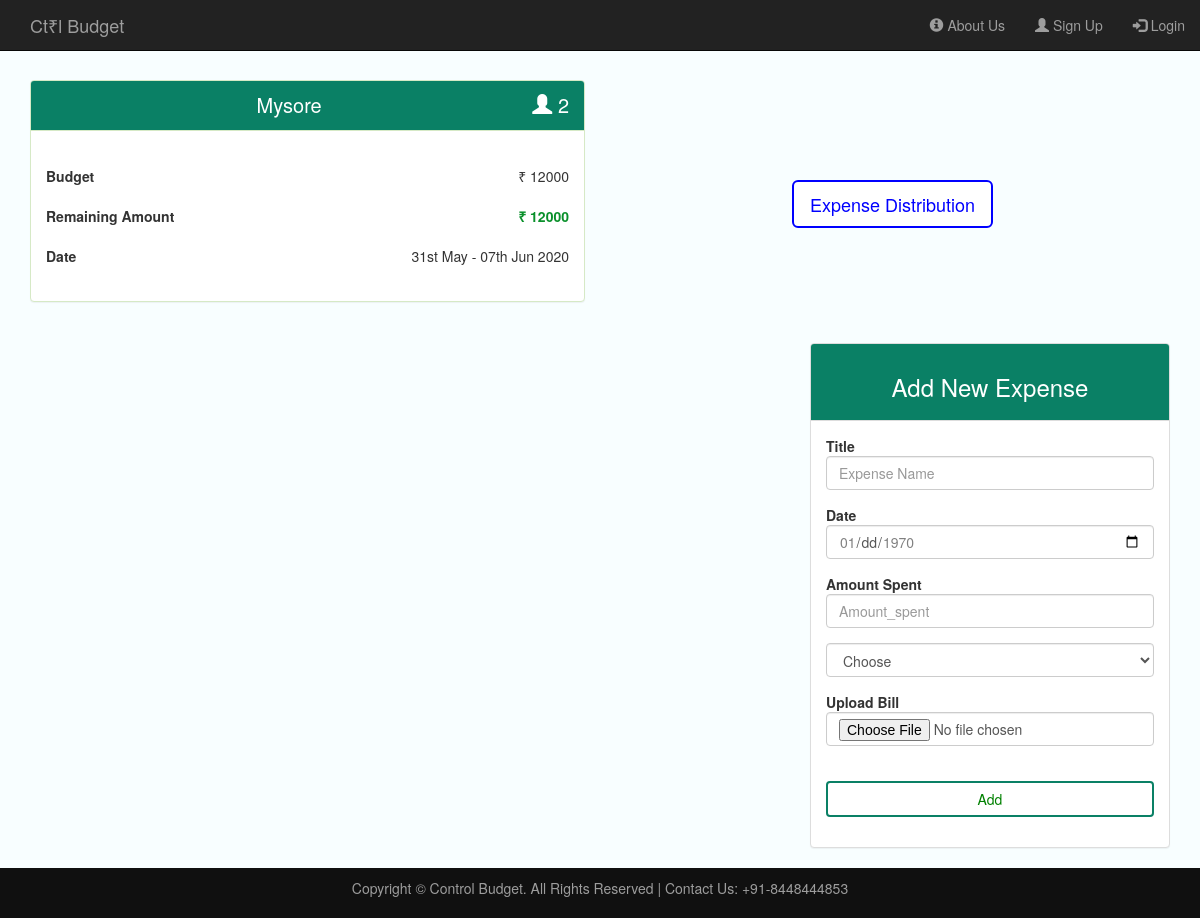
The page /view_plan.php?id=1 on the database its author committed.
### tables this page shows
CREATE TABLE IF NOT EXISTS `plan` (
  `id` int(11) NOT NULL AUTO_INCREMENT,
  `title_trip` varchar(255) DEFAULT NULL,
  `_from` date DEFAULT NULL,
  `_to` date DEFAULT NULL,
  `ibudget` int(11) DEFAULT NULL,
  `no_of_people` int(11) DEFAULT NULL,
  `name_of_person` longtext,
  `user_id` int(11) DEFAULT NULL,
  PRIMARY KEY (`id`)
);

### view_plan.php (the view, shortened to what this page needs)
<?php
require 'common.php';
?>
<!DOCTYPE html>
<html>
    <head>
        <link rel="stylesheet" href="https://maxcdn.bootstrapcdn.com/bootstrap/3.3.7/css/bootstrap.min.css" >
        <link rel="stylesheet" href="style.css" type="text/css">
    </head>
    <body>
        <?php
        include 'header.php';
        ?>
        <div class="bg">
            <div class="container">
                <br>
                <br>
                <br>
                <br>
                <div class="row">
                    <div class="col-xs-12 col-md-6">
                        <?php
                        $user_id = $_SESSION['user_id'];
                        $ids = mysqli_real_escape_string($con, $_GET['id']);
                        $idpass = mysqli_real_escape_string($con, $_GET['idp']);
                        $select_query = "SELECT * FROM plan WHERE plan.id='$ids'";
                        $select_query_result = mysqli_query($con, $select_query)or die(mysqli_error($con));
                        $row = mysqli_fetch_array($select_query_result);
                        $remaining_amount = 0;
                        ?>
                        <div class="panel panel-success">
                            <div class="panel-heading">
                                <center>
                                    <?php
                                    $nam = $row['title_trip'];
                                    echo $nam;
                                    ?>
                                    <div class="right">
                                        <span class="glyphicon glyphicon-user"></span><?php echo" " . $row['no_of_people']; ?>
                                    </div>
                                </center>
                            </div>
                            <div class="panel-body">
                                <br>
                                <b> Budget  </b>
                                <div class="right">
                                    &#8377  <?php echo $row['ibudget']; ?>
                                </div>
                                <br>
                                <br>
                                <b> Remaining Amount  </b>
                                <div class="right">
                                    <?php
                                    $remaining_amount1 = $row['ibudget'] - $remaining_amount;
                                    if ($remaining_amount1 > 0) {
                                        ?>
                                        <b class="g">  &#8377 <?php echo $remaining_amount1; ?></b>
                                        <?php
                                    } else if ($remaining_amount1 < 0) {
                                        ?>
                                        <b class="r"> Overspent by &#8377 <?php echo $remaining_amount1; ?></b>
                                        <?php
                                    } else {
                                        ?>
                                        <b class="b"> &#8377 <?php echo $remaining_amount1; ?></b>
                                        <?php
                                    }
                                    ?>
                                </div>
                                <br>
                                <br>
                                <b>Date</b>
                                <div class="right">
                                    <?php echo date('dS M', strtotime($row['_from'])) . " - " . date('dS M Y', strtotime($row['_to'])); ?>
                                    <br>
                                    <br>
                                </div>
                            </div>
                        </div>
                    </div>
                    <div class="col-xs-12 col-md-6">
                        <br>
                        <br>
                        <br>
                        <br>
                        <br>
                        <center>
                            <form method="POST" action="expense_distribution.php?idp=<?php echo $idpass ?>">
                                <div class="form-group">
                                    <button type="submit" name="submit" class="button2 btn-lg">Expense Distribution</button>
                                </div>
                            </form>
                            <br>
                            <br>
                            <br>
                            <br>
                            <br>
                        </center>
                    </div>
                    <br>
                    <div class="col-xs-12 col-md-8">
                    </div>
                    <div class="col-xs-12 col-md-4">
                        <div class="panel panel-default">
                            <div class="panel-heading">
                                <center>
                                    <h3> Add New Expense</h3>
                                </center>
                            </div>
                            <div class="panel-body">
                                <form method="POST" enctype="multipart/form-data" action="add_expense.php?iplan=<?php echo $idpass ?>&id=<?php echo $ids ?>">
                                    <div class="form-group">
                                        <lable for="title_expense"><b>Title</b></lable>
                                        <input type="text" class="form-control" placeholder="Expense Name" name="title_expense" required="true">
                                        <?php
                                        $select_query = "SELECT * FROM plan WHERE plan.id='$ids'AND plan.user_id='$user_id'";
                                        $select_query_result = mysqli_query($con, $select_query)or die(mysqli_error($con));
                                        $row = mysqli_fetch_array($select_query_result);
                                        $fro = date('Y-m-d', strtotime($row['_from']));
                                        $too = date('Y-m-d', strtotime($row['_to']));
                                        ?>
                                    </div>
                                    <div class="form-group">
                                        <lable for="date_of_expense"><b>Date</b></lable>
                                        <input  type="date" class="form-control" placeholder="dd/mm/yyyy" name="date_of_expense"  min="<?php echo$fro ?>" max="<?php echo$too; ?>" required="true">
                                    </div>
                                    <div class="form-group">
                                        <lable for="amount_spent"><b>Amount Spent</b></lable>
                                        <input type="number" class="form-control" placeholder="Amount_spent" name="amount_spent" min="0" required="true">
                                    </div>
                                    <div class="form-group">
                                        <select class="form-control" name="by_whom" required="true">
                                            <option disabled value="" selected>Choose</option>
                                        </select>
                                    </div>
                                    <div class="form-group">
                                        <lable for="bill"><b>Upload Bill</b></lable>
                                        <input type="file" class="form-control" placeholder="choose file" name="uploadedimage">
                                    </div>
                                    <div class="form-group">
                                        <button type="submit" name="submit" class="btn button1 btn-block "> Add </button>
                                    </div>
                                </form>
                            </div>
                        </div>
                    </div>
                </div>
            </div>
        </div>
        <?php
        include 'footer.php';
        ?>
    </body>
</html>

### style.css (style rules this page uses)
html,body { height: 100%; }
lable { user-select:none; }
.bg { background-color:rgb(248,254,255); min-height: 610px; }
.button1 { background-color: white; color: green; border: 2px solid #0a8065; }
.right { float: right; }
.button2 { background-color: white; color: blue; border: 2px solid blue; }
.g { color:#0a902b; }
.panel-heading { font-size: 20px; background-color:#0a8065 !important; color:white !important; }

### rows shown on the page
plan: title_trip "Mysore", no_of_people "2", ibudget "12000", _from "31st May", _to "07th Jun 2020"
